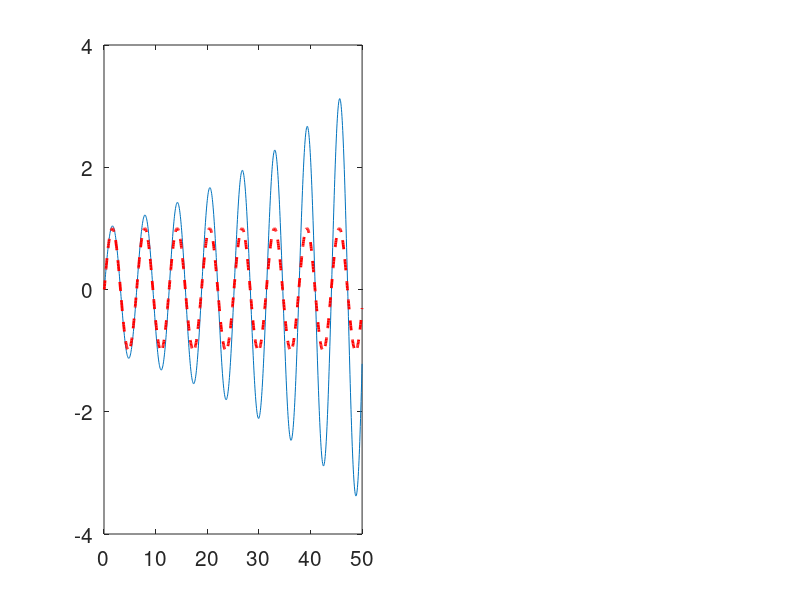

This figure's MATLAB source: (Note: this script raises an error after producing the figure.)
% Hua-sheng XIE, 2015-04-29 19:14
close all; clear; clc;
nt=1000; dt=0.05; p1(1)=1; q1(1)=0; p2=p1; q2=q1; t=(1:nt)*dt;
figure('DefaultAxesFontSize',15);
for it=1:nt-1
    p1(it+1)=p1(it)-q1(it)*dt; q1(it+1)=q1(it)+p1(it)*dt;
    p2(it+1)=p2(it)-q2(it)*dt; q2(it+1)=q2(it)+p2(it+1)*dt;
end
subplot(1,2,1); plot(t,q1,t,q2,'r--','Linewidth',2);
legend('Euler','Symplectic',2); legend('boxoff');
xlabel('t'); ylabel('q'); box on;
subplot(1,2,2); plot(p1,q1,p2,q2,'r--','Linewidth',2); 
xlabel('p'); ylabel('q'); box on;
